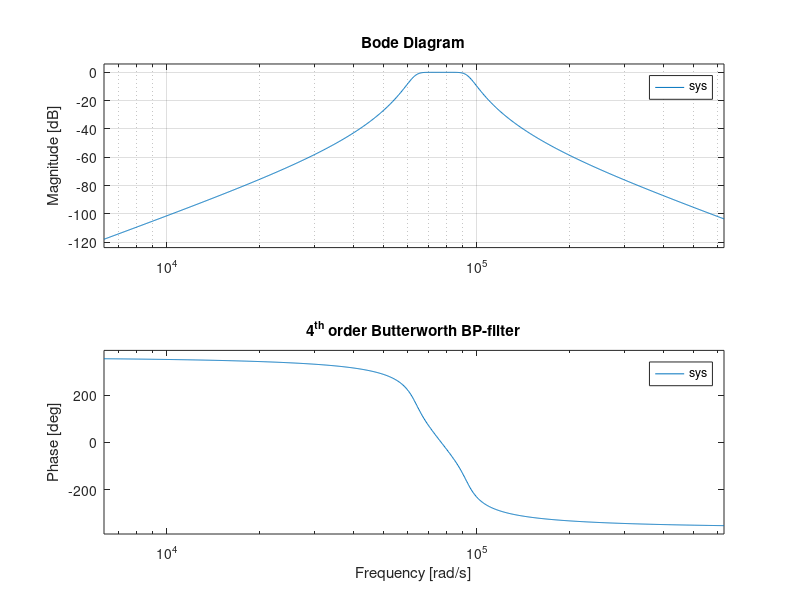

Here is the MATLAB script that generated this plot:

close all
clear

[NumPoly DenomPoly] = butter(4,2*pi*[10 15]*1e3, 'bandpass', 's');
sys = tf(NumPoly,DenomPoly);
bode(sys,{pi*2e3, pi*2e5}); % Right click on axis > Properties > Units > Hz
title('4^t^h order Butterworth BP-filter');
grid;
% ALTERNATIVE:
% [NumPoly DenomPoly] = butter(4,2*pi*[10 15]*1e3,'bandpass','s');
% freq = logspace(2,5,20000);
% om = 2*pi*freq;
% jom = j*om;
% H = polyval(NumPoly,jom)./polyval(DenomPoly,jom);
% H_dB = 20*log10(abs(H));
%
% semilogx(freq,H_dB);
% grid;
% xlabel('Frequency [Hz]');
% ylabel('Magnitude [dB]');
% title('4^t^h order Butterworth BPfilter');
% H_dB_1kHz = H_dB(find(freq>1000,1))
% H_dB_20kHz = H_dB(find(freq>20000,1))
% set(gca,'Ylim',[-150 0]);